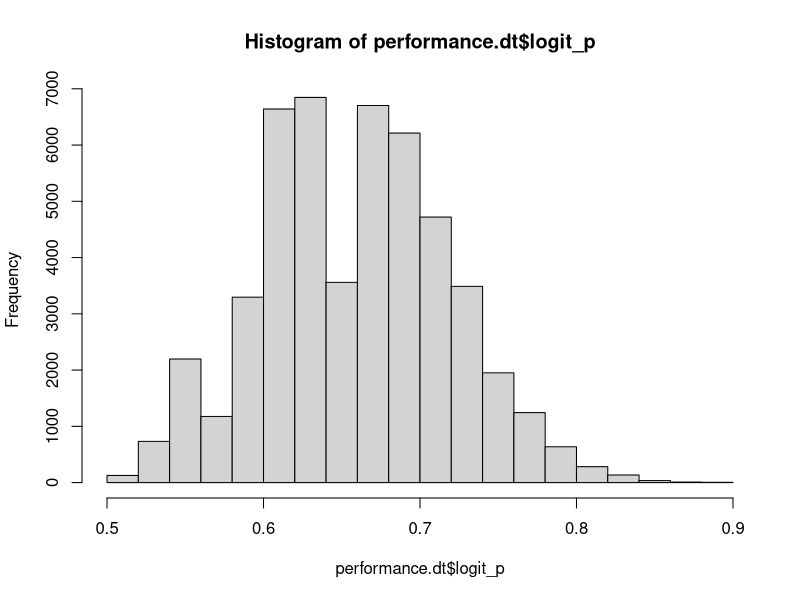
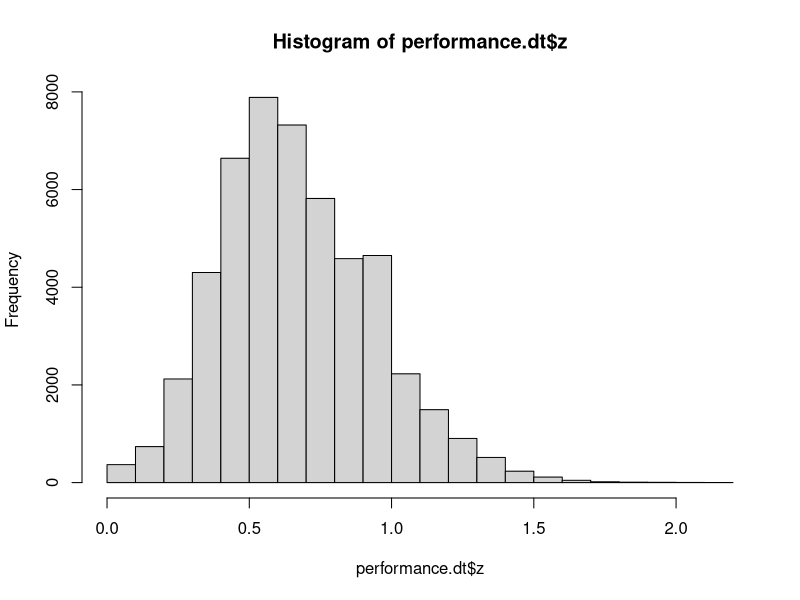
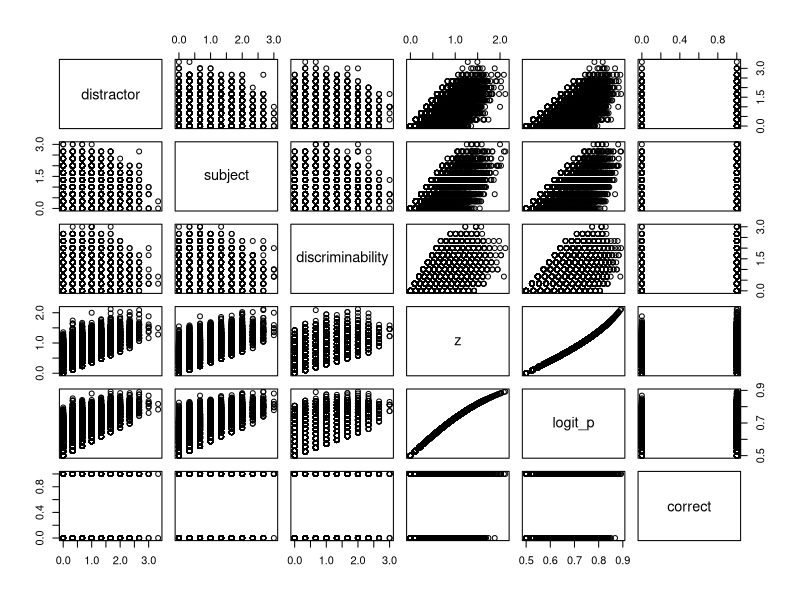
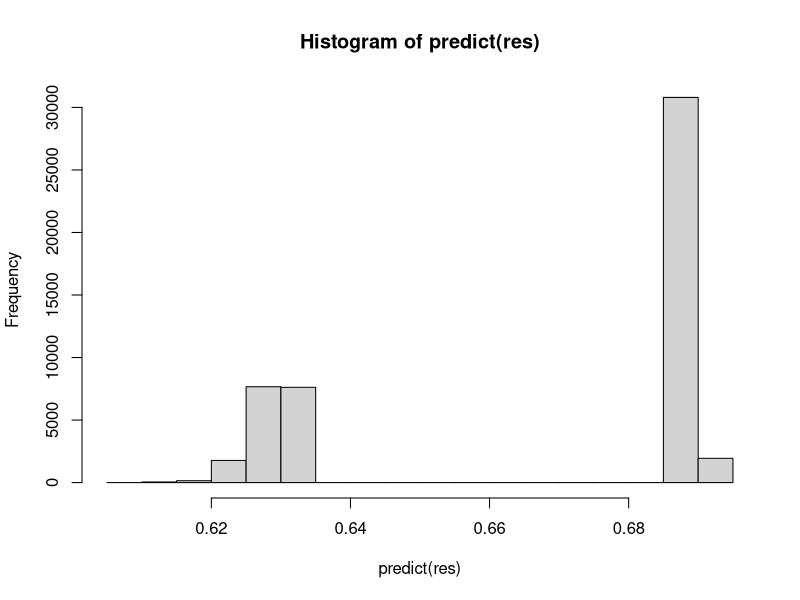
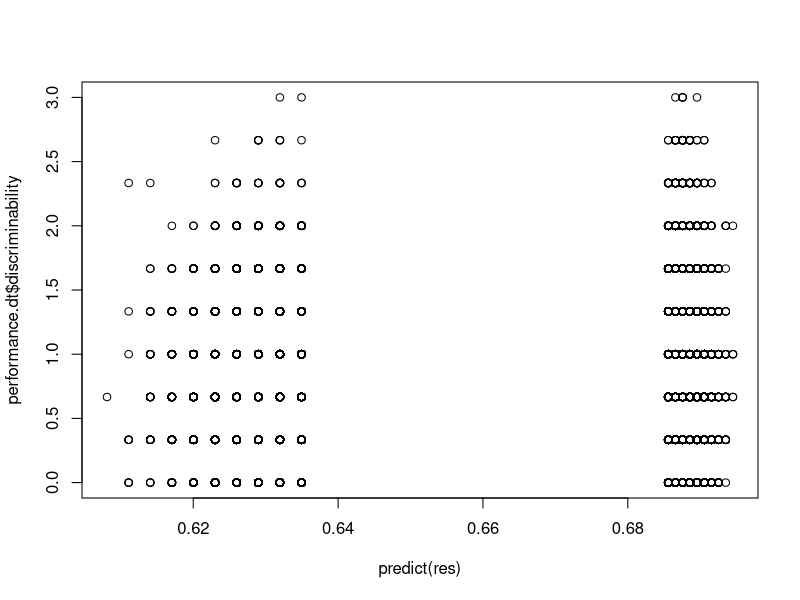

These charts were generated, in order, by the following R code: (Note: this script raises an error after producing the figures.)
## ---- chunk 1
knitr::opts_chunk$set(echo = TRUE)
library(data.table)
library(ggplot2)
library(boot)
## ---- chunk 2
#https://stats.stackexchange.com/questions/46523/how-to-simulate-artificial-data-for-logistic-regression
image.trials<-50000

#generate some data.
#performance.dt<-data.table(distractor=0.5+rbeta(image.trials,2,5)/2,subject=0.5+rbeta(image.trials,2,5)/2,discriminability=0.5+rbeta(image.trials,2,5)/2)
performance.dt<-data.table(distractor=rpois(image.trials,2)/3,subject=rpois(image.trials,2)/3,discriminability=rpois(image.trials,2)/3)
#for any given trial, imagine that actual discriminability accounts for 25% of the variability; 3/8 is from the subject, #and 3/8 is from random noise in the task.

#performance won't ever be negative...
#performance.dt$z<-1/5*scale(performance.dt$distractor)+1/5*scale(performance.dt$subject)+3/5*scale(performance.dt$discriminability)
#we can avoid scaling because they're all the same SD
#performance.dt$z<-0.355*scale(performance.dt$distractor)+0.355*scale(performance.dt$subject)+0.29*scale(performance.dt$discriminability)

performance.dt$z<-0.355*performance.dt$distractor+0.355*performance.dt$subject+0.29*performance.dt$discriminability

#performance.dt$z<-0.355*scale(performance.dt$distractor)+0.355*scale(performance.dt$subject)+1*scale(performance.dt$discriminability)
#verify that this is the way it worked
cor.test(performance.dt$z,performance.dt$distractor)$estimate^2
cor.test(performance.dt$z,performance.dt$subject)$estimate^2
cor.test(performance.dt$z,performance.dt$discriminability)$estimate^2
#performance.dt$logit_p<-0.5+(inv.logit(performance.dt$z)/2)
performance.dt$logit_p<-(inv.logit(performance.dt$z))
# testmodel<-lm(logit_p~subject+distractor+discriminability,performance.dt)
# summary(testmodel)

performance.dt$correct<-rbinom(image.trials,1,performance.dt$logit_p)
hist(performance.dt$logit_p)
hist(performance.dt$z)
#that's the data generated - 20,000 estimates for a particular image.

#now, if we were coming to this and wanted to estimate those betas, using each subject's performance (approximat) 
pairs(performance.dt)

## ---- chunk 3

#now, we don't have access to the image discriminability or the variation in discriminability itself, but we do have the subject's own test scores.

#For any given imagepair, given a number of subjects classifying that imagepair, we can calculate its discriminability based on the proportion of subjects
#who correctly classify the imagepair.

res<-lm(discriminability~subject*(correct==1),performance.dt)
summary(res)

#how would we estimate discriminability c from this?


## ---- chunk 4
summary(res)
hist(predict(res))
plot(predict(res),performance.dt$discriminability)

cor.test(predict(res),performance.dt$discriminability)


## ---- chunk 5
for (s in 1:10){
  subjects<-s*100
  boots<-1000
  r_coefficient<-as.numeric(rep(NA,boots))
  for (n in 1:boots){
    #get the dataset that we'll build a model with
    samplevals<-sample(dim(performance.dt)[1],subjects*2, replace=FALSE)
    samplevals.model<-samplevals[1:subjects]
    samplevals.fit<-samplevals[(subjects+1):(subjects*2)]
    
    #build the model
    res<-lm(discriminability~subject+(p==1),performance.dt[samplevals.model])
    #now test the relationship between the predictions the model makes and the actual data
    r_coefficient[n]<-cor.test(predict(res,performance.dt[samplevals.fit]),performance.dt[samplevals.fit,discriminability])$estimate
  }
  #hist(r_coefficient)
  print(mean(r_coefficient))
  power<-sum((r_coefficient>0.3)/boots)
  
  print(power)
}


